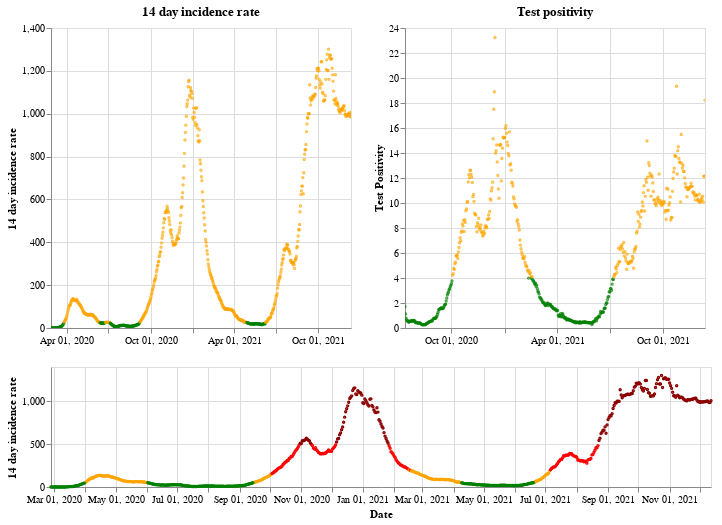

Notebook code for this chart:
### Markdown cell above
## Wales

### Code cell
plot_traffic_light('Wales')

### Figure 1 — Vega-Lite specification as saved in the notebook (floating-point values rounded to 4 significant figures; data arrays with more than 128 entries replaced by an {"elided": "..."} marker saying what was removed)
{"config": {"view": {"continuousWidth": 400, "continuousHeight": 300}}, "vconcat": [{"hconcat": [{"mark": {"type": "point", "size": 2}, "encoding": {"color": {"condition": {"value": "green", "test": "(datum.twoWeeklyCasesRate <= 25)"}, "value": "orange"}, "tooltip": [{"type": "nominal", "field": "areaName"}, {"type": "temporal", "field": "date"}, {"type": "quantitative", "field": "twoWeeklyCasesRate"}, {"type": "quantitative", "field": "testPositivity"}], "x": {"type": "temporal", "axis": {"title": ""}, "field": "date", "scale": {"domain": {"selection": "DateBrush"}}, "timeUnit": "yearmonthdate"}, "y": {"type": "quantitative", "axis": {"title": "14 day incidence rate"}, "field": "twoWeeklyCasesRate"}}, "title": "14 day incidence rate", "width": 300}, {"mark": {"type": "point", "size": 2}, "encoding": {"color": {"condition": {"value": "green", "test": "(datum.testPositivity <= 4)"}, "value": "orange"}, "tooltip": [{"type": "nominal", "field": "areaName"}, {"type": "temporal", "field": "date"}, {"type": "quantitative", "field": "twoWeeklyCasesRate"}, {"type": "quantitative", "field": "testPositivity"}], "x": {"type": "temporal", "axis": {"title": ""}, "field": "date", "scale": {"domain": {"selection": "DateBrush"}}, "timeUnit": "yearmonthdate"}, "y": {"type": "quantitative", "axis": {"title": "Test Positivity"}, "field": "testPositivity"}}, "title": "Test positivity", "width": 300}]}, {"layer": [{"mark": {"type": "point", "size": 2}, "encoding": {"color": {"condition": {"value": "orange", "test": "(((datum.testPositivity < 4) && (datum.twoWeeklyCasesRate >= 50)) && (datum.twoWeeklyCasesRate < 200))"}, "value": "red"}, "opacity": {"condition": {"value": 1, "test": "((datum.twoWeeklyCasesRate >= 50) && (datum.twoWeeklyCasesRate < 500))"}, "value": 0}, "tooltip": [{"type": "nominal", "field": "areaName"}, {"type": "temporal", "field": "date"}, {"type": "quantitative", "field": "twoWeeklyCasesRate"}, {"type": "quantitative", "field": "testPositivity"}], "x": {"type": "temporal", "axis": {"title": "Date"}, "field": "date", "timeUnit": "yearmonthdate"}, "y": {"type": "quantitative", "axis": {"title": "14 day incidence rate"}, "field": "twoWeeklyCasesRate"}}, "selection": {"DateBrush": {"type": "interval", "encodings": ["x"], "fields": ["Time"]}}}, {"mark": {"type": "point", "size": 2}, "encoding": {"color": {"value": "darkred"}, "opacity": {"condition": {"value": 1, "test": "(datum.twoWeeklyCasesRate >= 500)"}, "value": 0}, "tooltip": [{"type": "nominal", "field": "areaName"}, {"type": "temporal", "field": "date"}, {"type": "quantitative", "field": "twoWeeklyCasesRate"}, {"type": "quantitative", "field": "testPositivity"}], "x": {"type": "temporal", "axis": {"title": "Date"}, "field": "date", "timeUnit": "yearmonthdate"}, "y": {"type": "quantitative", "axis": {"title": "14 day incidence rate"}, "field": "twoWeeklyCasesRate"}}}, {"mark": {"type": "point", "size": 2}, "encoding": {"color": {"condition": {"value": "green", "test": "((datum.testPositivity < 4) && (datum.twoWeeklyCasesRate < 50))"}, "value": "orange"}, "opacity": {"condition": {"value": 1, "test": "(datum.twoWeeklyCasesRate < 50)"}, "value": 0}, "tooltip": [{"type": "nominal", "field": "areaName"}, {"type": "temporal", "field": "date"}, {"type": "quantitative", "field": "twoWeeklyCasesRate"}, {"type": "quantitative", "field": "testPositivity"}], "x": {"type": "temporal", "axis": {"title": "Date"}, "field": "date", "timeUnit": "yearmonthdate"}, "y": {"type": "quantitative", "axis": {"title": "14 day incidence rate"}, "field": "twoWeeklyCasesRate"}}}], "height": 120, "width": 660}], "data": {"name": "data-82236ccbffa7e06b8a563715b72ba779"}, "$schema": "https://vega.github.io/schema/vega-lite/v4.8.1.json", "datasets": {"data-82236ccbffa7e06b8a563715b72ba779": {"elided": "655 records"}}}
